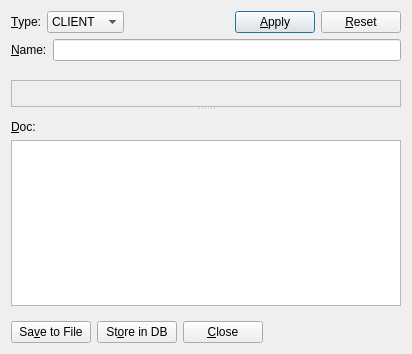
<?xml version="1.0" encoding="UTF-8"?>
<ui version="4.0">
 <class>DataSourceDlg</class>
 <widget class="QDialog" name="DataSourceDlg">
  <property name="geometry">
   <rect>
    <x>0</x>
    <y>0</y>
    <width>412</width>
    <height>354</height>
   </rect>
  </property>
  <property name="windowTitle">
   <string>DataSource</string>
  </property>
  <layout class="QGridLayout" name="gridLayout_2">
   <item row="0" column="0">
    <layout class="QVBoxLayout" name="verticalLayout">
     <item>
      <layout class="QHBoxLayout" name="horizontalLayout">
       <item>
        <widget class="QLabel" name="typeLabel">
         <property name="text">
          <string>&amp;Type:</string>
         </property>
         <property name="buddy">
          <cstring>typeComboBox</cstring>
         </property>
        </widget>
       </item>
       <item>
        <widget class="QComboBox" name="typeComboBox">
         <item>
          <property name="text">
           <string>CLIENT</string>
          </property>
         </item>
         <item>
          <property name="text">
           <string>TANGO</string>
          </property>
         </item>
         <item>
          <property name="text">
           <string>DB</string>
          </property>
         </item>
         <item>
          <property name="text">
           <string>PYEVAL</string>
          </property>
         </item>
        </widget>
       </item>
       <item>
        <spacer name="horizontalSpacer_2">
         <property name="orientation">
          <enum>Qt::Horizontal</enum>
         </property>
         <property name="sizeHint" stdset="0">
          <size>
           <width>40</width>
           <height>20</height>
          </size>
         </property>
        </spacer>
       </item>
       <item>
        <widget class="QPushButton" name="applyPushButton">
         <property name="text">
          <string>&amp;Apply</string>
         </property>
        </widget>
       </item>
       <item>
        <widget class="QPushButton" name="resetPushButton">
         <property name="text">
          <string>&amp;Reset</string>
         </property>
        </widget>
       </item>
      </layout>
     </item>
     <item>
      <widget class="QFrame" name="nameFrame">
       <property name="frameShape">
        <enum>QFrame::NoFrame</enum>
       </property>
       <property name="frameShadow">
        <enum>QFrame::Raised</enum>
       </property>
       <layout class="QFormLayout" name="formLayout_3">
        <property name="horizontalSpacing">
         <number>0</number>
        </property>
        <property name="verticalSpacing">
         <number>0</number>
        </property>
        <property name="margin">
         <number>0</number>
        </property>
        <item row="0" column="1">
         <layout class="QHBoxLayout" name="horizontalLayout_7">
          <item>
           <widget class="QLabel" name="nameLabel">
            <property name="text">
             <string>&amp;Name:  </string>
            </property>
            <property name="buddy">
             <cstring>nameLineEdit</cstring>
            </property>
           </widget>
          </item>
          <item>
           <widget class="QLineEdit" name="nameLineEdit"/>
          </item>
         </layout>
        </item>
       </layout>
      </widget>
     </item>
     <item>
      <spacer name="verticalSpacer_4">
       <property name="orientation">
        <enum>Qt::Vertical</enum>
       </property>
       <property name="sizeType">
        <enum>QSizePolicy::Maximum</enum>
       </property>
       <property name="sizeHint" stdset="0">
        <size>
         <width>20</width>
         <height>13</height>
        </size>
       </property>
      </spacer>
     </item>
     <item>
      <widget class="QSplitter" name="splitter">
       <property name="orientation">
        <enum>Qt::Vertical</enum>
       </property>
       <widget class="QFrame" name="dsFrame">
        <property name="enabled">
         <bool>true</bool>
        </property>
        <property name="frameShape">
         <enum>QFrame::StyledPanel</enum>
        </property>
        <property name="frameShadow">
         <enum>QFrame::Raised</enum>
        </property>
       </widget>
       <widget class="QFrame" name="docFrame">
        <property name="frameShape">
         <enum>QFrame::NoFrame</enum>
        </property>
        <property name="frameShadow">
         <enum>QFrame::Raised</enum>
        </property>
        <layout class="QGridLayout" name="gridLayout_5">
         <property name="leftMargin">
          <number>0</number>
         </property>
         <property name="rightMargin">
          <number>0</number>
         </property>
         <item row="0" column="0">
          <layout class="QVBoxLayout" name="verticalLayout_2">
           <item>
            <widget class="QLabel" name="docLabel">
             <property name="text">
              <string>&amp;Doc:</string>
             </property>
             <property name="buddy">
              <cstring>docTextEdit</cstring>
             </property>
            </widget>
           </item>
           <item>
            <widget class="QTextEdit" name="docTextEdit"/>
           </item>
          </layout>
         </item>
        </layout>
       </widget>
      </widget>
     </item>
     <item>
      <widget class="QFrame" name="closeSaveFrame">
       <property name="frameShape">
        <enum>QFrame::NoFrame</enum>
       </property>
       <property name="frameShadow">
        <enum>QFrame::Raised</enum>
       </property>
       <layout class="QGridLayout" name="gridLayout">
        <property name="margin">
         <number>0</number>
        </property>
        <item row="0" column="0">
         <layout class="QHBoxLayout" name="horizontalLayout_5">
          <item>
           <widget class="QPushButton" name="savePushButton">
            <property name="text">
             <string>Sa&amp;ve to File</string>
            </property>
           </widget>
          </item>
          <item>
           <widget class="QPushButton" name="storePushButton">
            <property name="text">
             <string>St&amp;ore in DB</string>
            </property>
           </widget>
          </item>
          <item>
           <widget class="QPushButton" name="closePushButton">
            <property name="text">
             <string>&amp;Close</string>
            </property>
           </widget>
          </item>
          <item>
           <spacer name="horizontalSpacer">
            <property name="orientation">
             <enum>Qt::Horizontal</enum>
            </property>
            <property name="sizeHint" stdset="0">
             <size>
              <width>40</width>
              <height>20</height>
             </size>
            </property>
           </spacer>
          </item>
         </layout>
        </item>
       </layout>
      </widget>
     </item>
    </layout>
   </item>
  </layout>
 </widget>
 <tabstops>
  <tabstop>typeComboBox</tabstop>
  <tabstop>nameLineEdit</tabstop>
  <tabstop>docTextEdit</tabstop>
  <tabstop>savePushButton</tabstop>
  <tabstop>storePushButton</tabstop>
  <tabstop>closePushButton</tabstop>
  <tabstop>applyPushButton</tabstop>
  <tabstop>resetPushButton</tabstop>
 </tabstops>
 <resources/>
 <connections/>
</ui>
